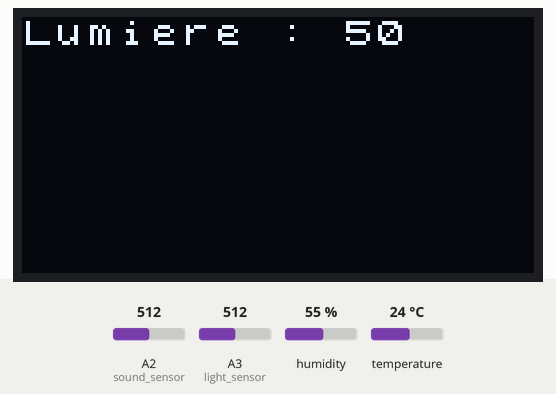
The sketch below on a simulated Arduino Uno, built with avr-gcc and run on an emulated ATmega328P. Parts: 128×64 one-colour display. Inputs (shaded band) come from the test bench; at power-on: A3 (light_sensor) = 512, A2 (sound_sensor) = 512, humidity 55 %, temperature 24 °C.

Above: at 1.2 s.
1.3 s: A3 (light_sensor) set to 539
4.0 s: A3 (light_sensor) set to 716
6.5 s: A3 (light_sensor) set to 992
At 8.8 s:
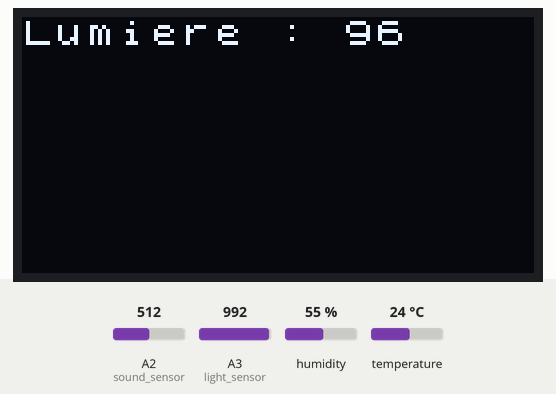
Timing chart, 0 to 10.3 s (numbered marks = the images above; inputs shaded):
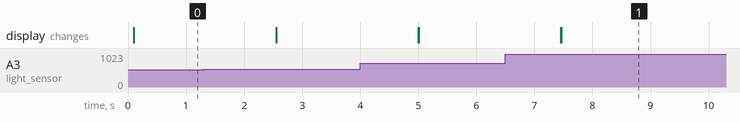

Measured:
- after the input at 6.5 s, the display: first changes after 0.95 s (image 1 shows a later state)

The sketch:

prog_lum_son_temp_hum_ecran_sensorkit_17.ino
```cpp
#include "Arduino_SensorKit.h"
#define Environment Environment_I2C
int light_sensor = A3;
int sound_sensor = A2;

void setup() {
  Oled.begin();
  Oled.setFlipMode(true); // Sets the rotation of the screen
  Wire.begin();
  Environment.begin();

}

void loop() {
  int soundValue = 0; //create variable to store many different readings
  for (int i = 0; i < 32; i++) //create a for loop to read
  { soundValue += analogRead(sound_sensor);  }
  soundValue >>= 5;
  int raw_light = analogRead(light_sensor);
  int light = map(raw_light, 0, 1023, 0, 100);
  Oled.setFont(u8x8_font_chroma48medium8_r);
  Oled.setCursor(0, 0);    // Set the Coordinates
  Oled.print("Lumiere : "); // Print the Values
  Oled.print(light);
  Oled.setCursor(0, 10);
  Oled.print("Son : ");
  Oled.print(soundValue);
  Oled.setCursor(0, 20);
  Oled.print("Temp : ");
  Oled.print(Environment.readTemperature());
  Oled.print(" C");
  Oled.setCursor(0, 30);
  Oled.print("Hum : ");
  Oled.print(Environment.readHumidity());
  Oled.print(" %");
  Oled.refreshDisplay();    // Update the Display
  delay(1000);
}
```
